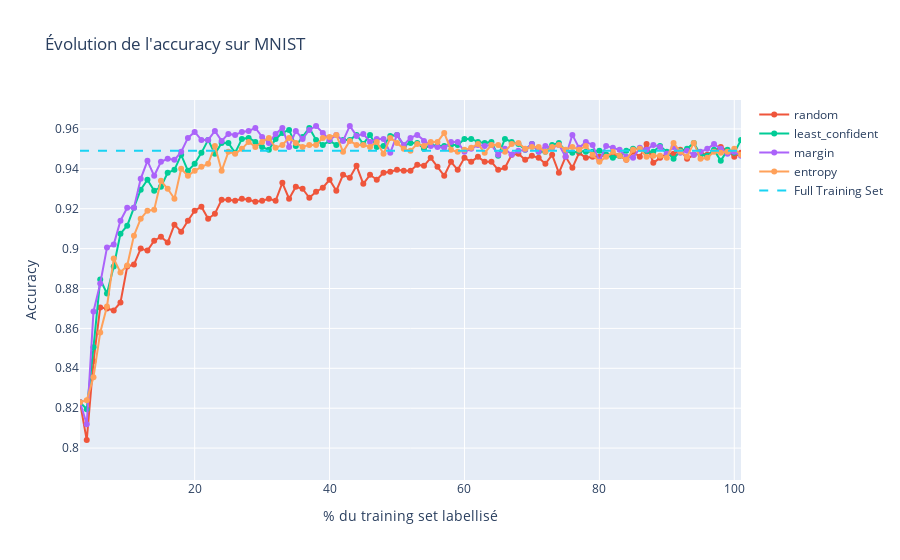
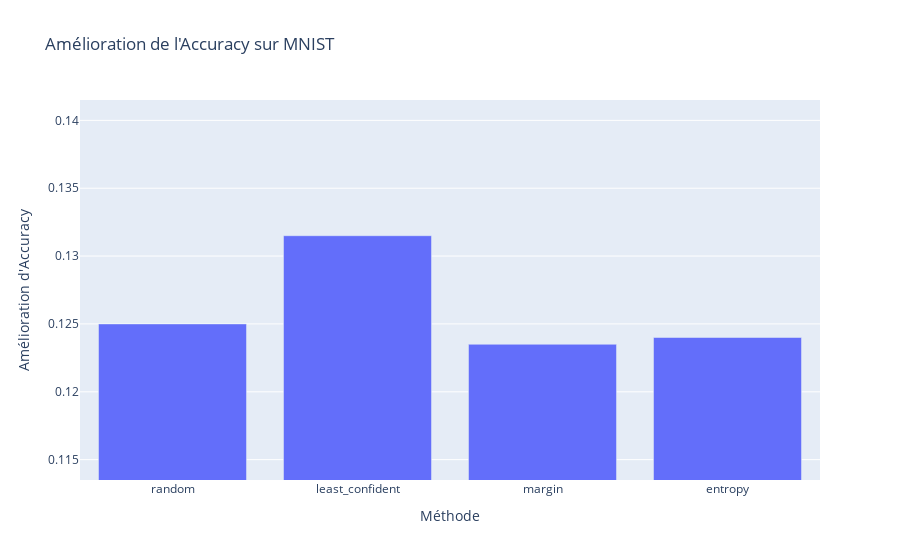
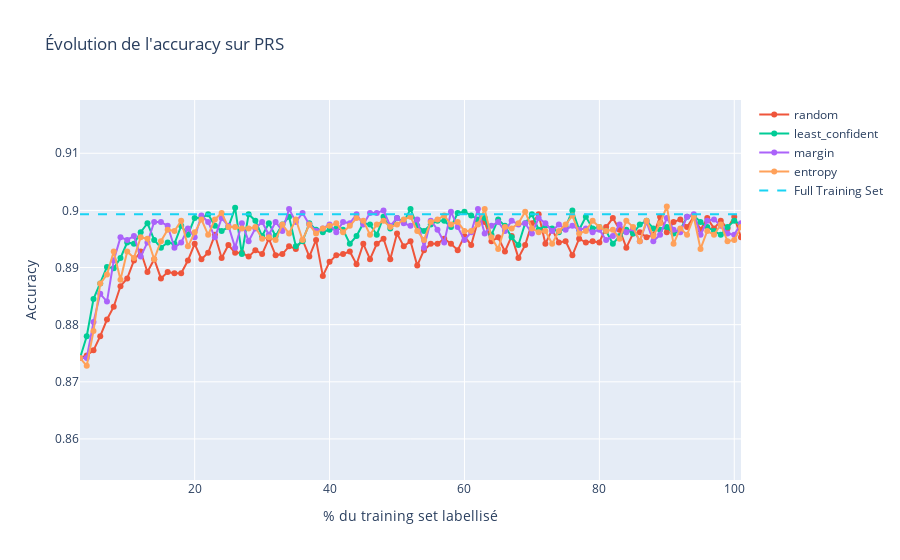
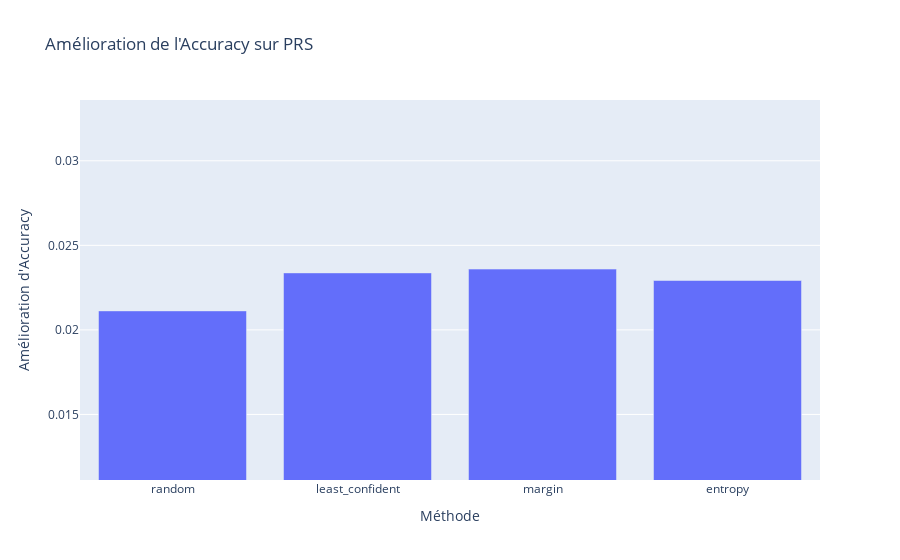

These figures' notebook cell, in order:
### Markdown cell above
3% initialement labellisé. Ajout de 1% à chaque itération jusqu'à labelliser tout le training set

### Code cell
labeled_ratio=0.03 # Nombre d'échantillons labellisés initialement
test_ratio = 0.2  # Proportion du dataset réservée au test
n_iterations = 100 # Nombre d'itérations d'Active Learning
batch_ratio =0.01 # Taille du batch d'échantillons ajoutés à chaque itération
#methods=["random", "least_confident", "margin", "entropy","hybrid","qbc-variance","qbc-entropy","qbc-KL"]
methods=["random", "least_confident", "margin", "entropy"]
model_class=lambda : RandomForestClassifier()
# Créer un comité avec 3 modèles différents
# Liste de modèles pour le comité
models = [
    clone(RandomForestClassifier()),  # Random Forest
    clone(LogisticRegression(max_iter=1000)), # Régression Logistique
    clone(SVC(probability=True)),      # Régression Ridge pour classificati)           # Analyse discriminante quadratique
]
datasets={"MNIST":(X_MNIST,y_MNIST),"PRS":(X_PRS,y_PRS),"Amazon":(X_Amazon,y_Amazon)}
#datasets={"MNIST":(X_MNIST,y_MNIST),"PRS":(X_PRS,y_PRS)}
# Exécution de l'expérience
run_active_learning_experiment_datasets(datasets, labeled_ratio, test_ratio, n_iterations, batch_ratio, methods, model_class, models)
